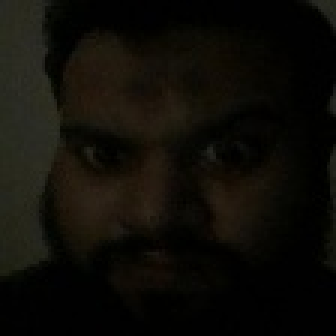
//> input picture code/ascend_310B/smart_ip_interaction/datasets/emotion_dataset_6cls/test/angry/20231118_194043_jpg.rf.3103f7b5193b400b794ffb58ec3b2d90_0.jpg, 112 x 112 px (shown 3 times larger)
$ ./xf_phase_tb ../../../../../../ascend_310B/smart_ip_interaction/datasets/emotion_dataset_6cls/test/angry/20231118_194043_jpg.rf.3103f7b5193b400b794ffb58ec3b2d90_0.jpg   (built with g++ and OpenCV 4)
//> lines starting //> are read from the running program, lines starting //| are printed output that depends on the picture
// [16 lines of licence text are left out]

#include "common/xf_headers.hpp"
#include "xf_phase_tb_config.h"
#include "xcl2.hpp"

int main(int argc, char** argv) {
    if (argc != 2) {
        fprintf(stderr, "Invalid Number of Arguments!\nUsage:\n");
        fprintf(stderr, "<Executable Name> <input image path> \n");
        return -1;
    }

    cv::Mat in_img, in_gray, c_grad_x, c_grad_y, c_grad_x1, c_grad_y1, ocv_ref, out_img, diff;

    int scale = 1;
    int delta = 0;
    int ddepth = CV_16S;
    int filter_size = 3;

    /*  reading in the color image  */
    in_img = cv::imread(argv[1], 1);
//> in_img is the input picture: 112 rows x 112 cols, CV_8UC3; mean B, G, R 7.6, 12.7, 14.4

    if (in_img.data == NULL) {
        fprintf(stderr, "Cannot open image at %s\n", argv[1]);
        return 0;
    }

    /*  convert to gray  */
    cvtColor(in_img, in_gray, cv::COLOR_BGR2GRAY);

    /////////	OpenCV Phase computation API    ///////
    cv::Sobel(in_gray, c_grad_x1, CV_32FC1, 1, 0, filter_size, scale, delta, cv::BORDER_CONSTANT);
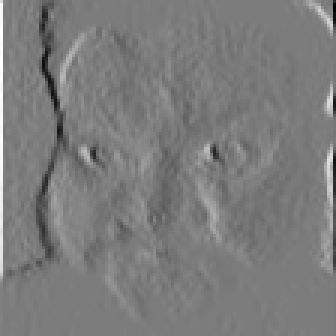
//> c_grad_x1: 112 rows x 112 cols, CV_32FC1 (shown 3 times larger); min -159, max 166, mean -0.5; drawn with min black and max white
    cv::Sobel(in_gray, c_grad_y1, CV_32FC1, 0, 1, filter_size, scale, delta, cv::BORDER_CONSTANT);
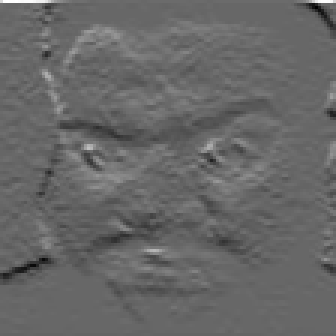
//> c_grad_y1: 112 rows x 112 cols, CV_32FC1 (shown 3 times larger); min -110, max 160, mean -0.3; drawn with min black and max white

    int pow_var = 6;
    bool deg_bool = true;
    // XF_RADIANS = 0, XF_DEGREES = 1
//> (the run ends here: the program needs code that is not available in this run, at `if (DEG_TYPE == 0)`)
